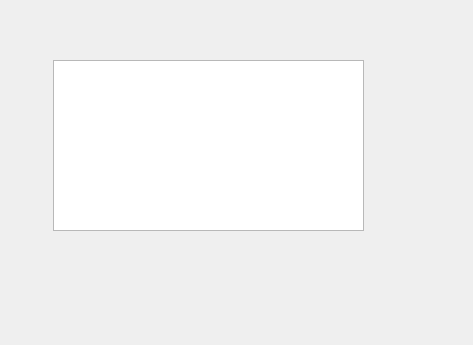
<?xml version="1.0" encoding="UTF-8"?>
<ui version="4.0">
 <class>StudentGrade</class>
 <widget class="QDialog" name="StudentGrade">
  <property name="geometry">
   <rect>
    <x>0</x>
    <y>0</y>
    <width>473</width>
    <height>345</height>
   </rect>
  </property>
  <property name="windowTitle">
   <string>Dialog</string>
  </property>
  <widget class="QTextEdit" name="textGrades">
   <property name="geometry">
    <rect>
     <x>53</x>
     <y>60</y>
     <width>311</width>
     <height>171</height>
    </rect>
   </property>
   <property name="font">
    <font>
     <pointsize>16</pointsize>
    </font>
   </property>
  </widget>
 </widget>
 <resources/>
 <connections/>
</ui>
